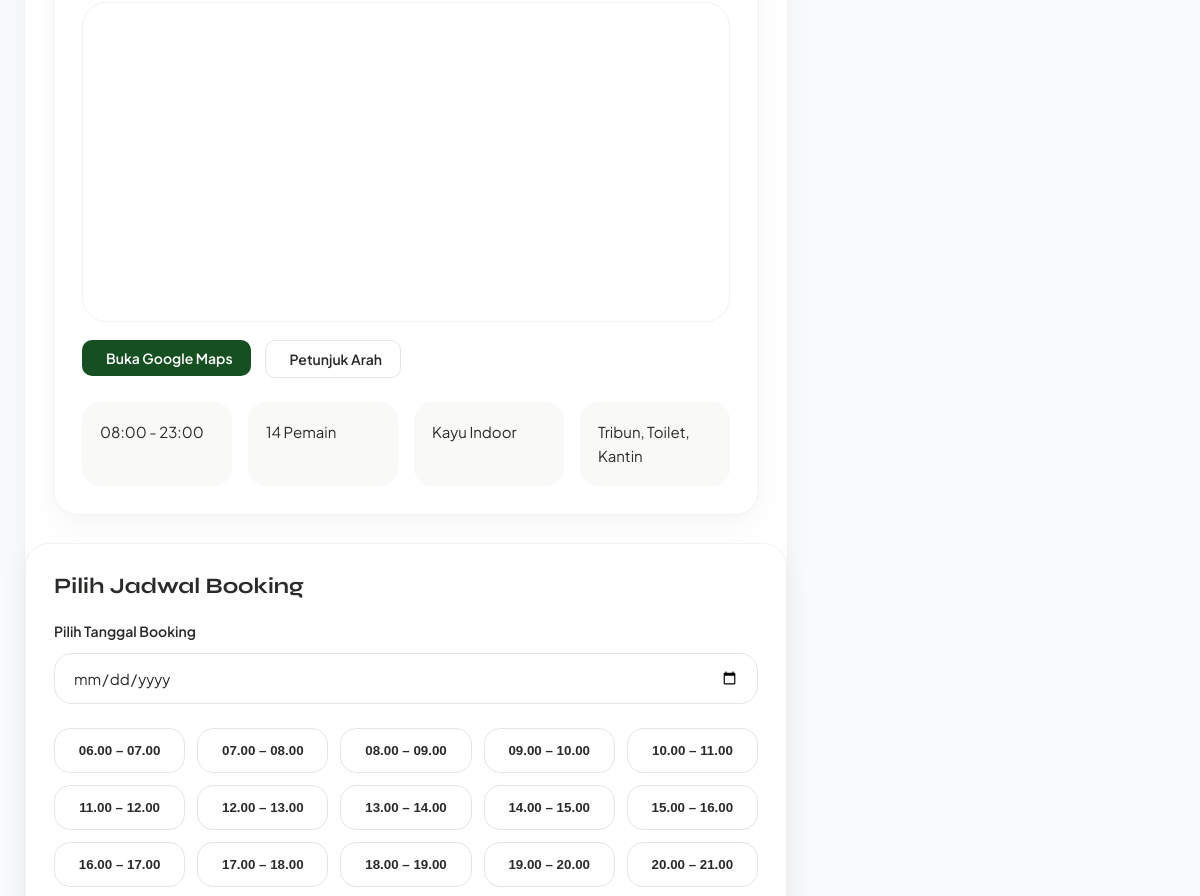
The app's page /detail.php?id=3 (signed in, middle part), older data.
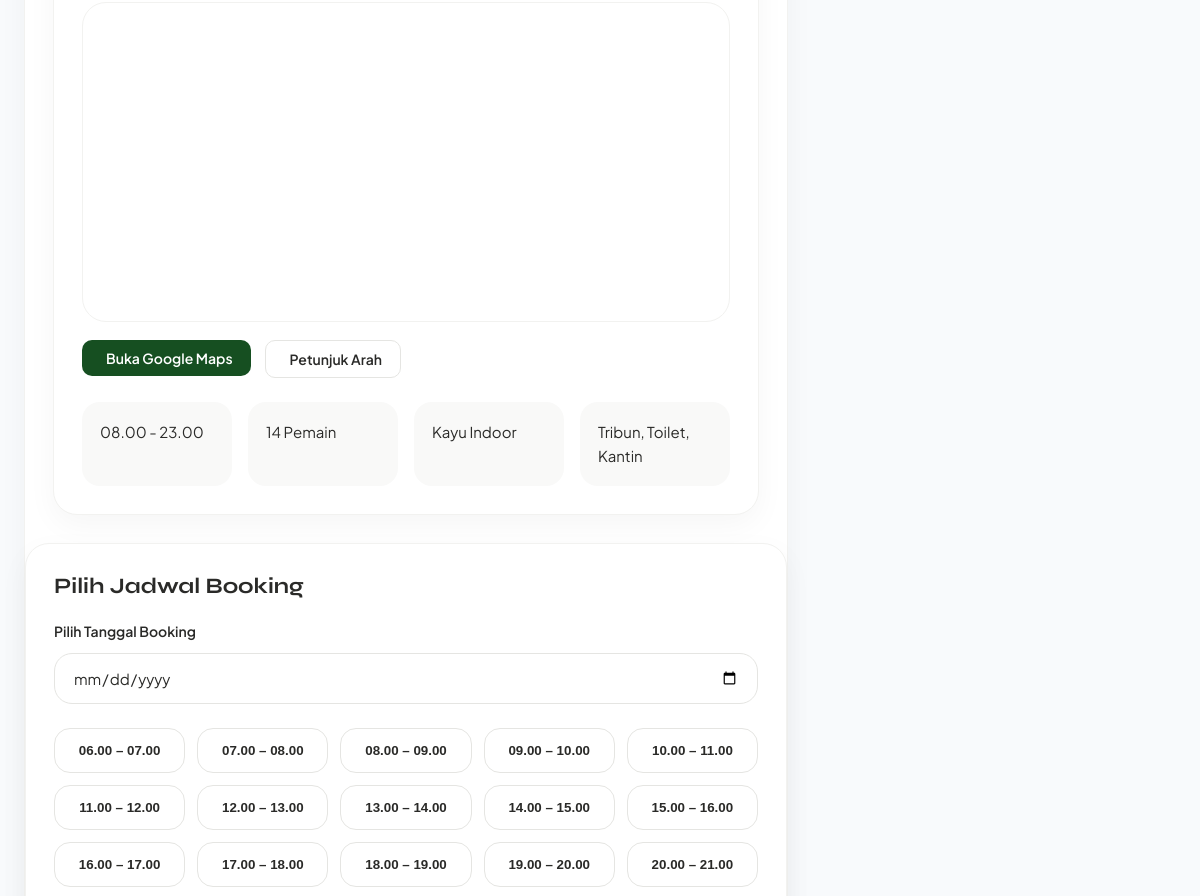
The same page, newer data.
### tables this page shows
CREATE TABLE `fields` (
  `field_id` int(11) NOT NULL,
  `nama_lapangan` varchar(100) NOT NULL,
  `jenis` varchar(50) NOT NULL,
  `harga` decimal(10,2) NOT NULL,
  `status` enum('tersedia','penuh') NOT NULL DEFAULT 'tersedia',
  `lokasi` varchar(255) DEFAULT NULL,
  `gambar` varchar(255) DEFAULT NULL,
  `deskripsi` text DEFAULT NULL,
  `owner_name` varchar(100) DEFAULT NULL,
  `owner_phone` varchar(20) DEFAULT NULL,
  `owner_address` varchar(255) DEFAULT NULL,
  `jam_operasional` varchar(50) DEFAULT NULL,
  `kapasitas` int(11) DEFAULT NULL,
  `jenis_lantai` varchar(50) DEFAULT NULL,
  `fasilitas` text DEFAULT NULL,
  `maps_link` text DEFAULT NULL,
  `google_maps_url` text DEFAULT NULL
);

### detail.php (the view, shortened to what this page needs)
<?php
include 'config.php';
$field_id = (int) $_GET['id'];
$query = mysqli_query($conn, "
SELECT *
FROM fields
WHERE field_id='$field_id'
");
$field = mysqli_fetch_assoc($query);
$jamPenuh = [];
?>
<!DOCTYPE html>
<html lang="id">
<head>
  <link rel="stylesheet" href="index.css">
  <link rel="stylesheet" href="detail.css">
  <link rel="stylesheet" href="https://cdn.jsdelivr.net/npm/@tabler/icons-webfont@3.31.0/dist/tabler-icons.min.css">
</head>
<body>
  <div class="detail-wrapper">
    <div class="detail-grid">
      <div class="detail-main">
        <div class="detail-card">
          <div class="detail-content">
            <div class="section-card">
              <div class="map-frame">
                <iframe src="<?= $field['maps_link']; ?>" loading="lazy" allowfullscreen>
                </iframe>
              </div>
              <div class="map-actions">
                <a href="<?= $field['google_maps_url']; ?>" target="_blank">
                  <button class="btn btn-primary">
                    Buka Google Maps
                  </button>
                </a>
                <button class="btn btn-outline">
                  Petunjuk Arah
                </button>
              </div>
              <div class="info-grid">
                <div class="info-box">
                  <?php echo $field['jam_operasional']; ?>
                </div>
                <div class="info-box">
                  <?php echo $field['kapasitas']; ?> Pemain
                </div>
                <div class="info-box">
                  <?php echo $field['jenis_lantai']; ?>
                </div>
                <div class="info-box">
                  <?php echo $field['fasilitas']; ?>
                </div>
              </div>
            </div>
          </div>
          <div class="section-card">
            <h2>Pilih Jadwal Booking</h2>
            <div style="margin-bottom:24px;">
              <label style="display:block;font-size:14px;font-weight:600;margin-bottom:10px;color:var(--gray-700);">
                Pilih Tanggal Booking
              </label>
              <div class="calendar-input">
                <input type="date" id="booking-date-display">
              </div>
            </div>
            <div class="slots-grid">
              <?php
              for ($jam = 6; $jam < 22; $jam++) {
                $mulai =
                  sprintf('%02d:00', $jam);
                $selesai =
                  sprintf('%02d:00', $jam + 1);
                $penuh =
                  in_array(
                    $mulai,
                    $jamPenuh
                  );
                ?>
                <button class="slot-btn <?= $penuh ? 'penuh' : '' ?>" <?php if (!$penuh): ?> onclick="toggleSlot(this)"
                  <?php endif; ?> data-start="   <?= str_replace(':', '.', $mulai) ?>"
                  data-end="<?= str_replace(':', '.', $selesai) ?>">
                  <?= str_replace(':', '.', $mulai) ?>
                  –
                  <?= str_replace(':', '.', $selesai) ?>
                </button>
              <?php } ?>
            </div>
          </div>
        </div>
      </div>
      <div class="detail-sidebar">
      </div>
    </div>
  </div>
</body>
</html>

Row changes from the older to the newer data that the page shows:
changed fields "Kayu Indoor": jam_operasional "08:00 - 23:00" → "08.00 - 23.00"
